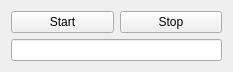
<?xml version="1.0" encoding="UTF-8"?>
<ui version="4.0">
 <class>Widget</class>
 <widget class="QWidget" name="Widget">
  <property name="geometry">
   <rect>
    <x>0</x>
    <y>0</y>
    <width>233</width>
    <height>69</height>
   </rect>
  </property>
  <property name="windowTitle">
   <string>Widget</string>
  </property>
  <layout class="QVBoxLayout" name="verticalLayout">
   <item>
    <layout class="QHBoxLayout" name="horizontalLayout">
     <item>
      <widget class="QPushButton" name="startButton">
       <property name="text">
        <string>Start</string>
       </property>
      </widget>
     </item>
     <item>
      <widget class="QPushButton" name="stopButton">
       <property name="text">
        <string>Stop</string>
       </property>
      </widget>
     </item>
    </layout>
   </item>
   <item>
    <widget class="QLineEdit" name="lineEdit"/>
   </item>
  </layout>
 </widget>
 <resources/>
 <connections/>
</ui>
